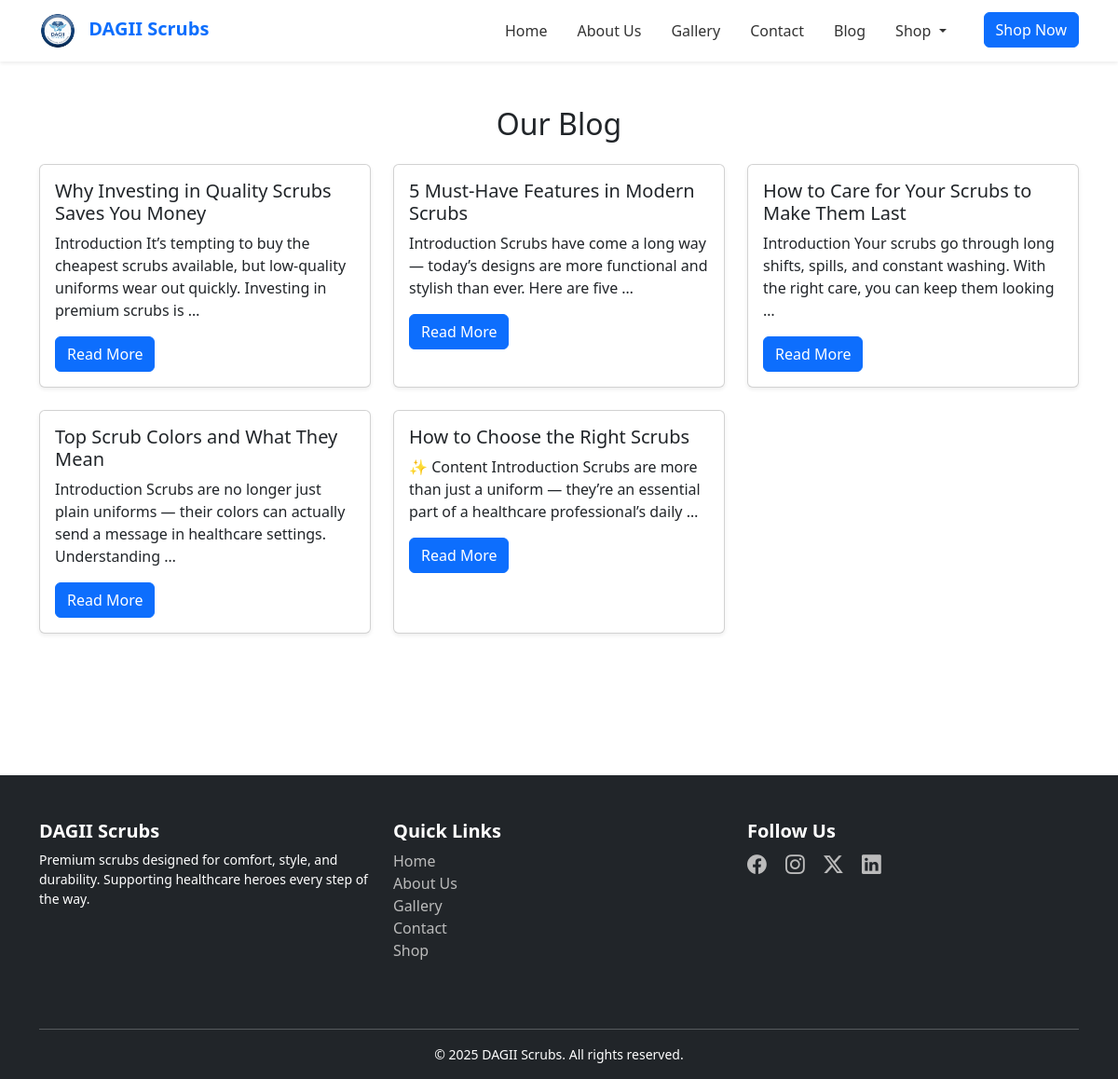
Screenshot of /blog/ with the database file from the repository.
### store/models.py (models this page shows, shortened)
class BlogPost(models.Model):
    title = models.CharField(max_length=200)
    slug = models.SlugField(unique=True, blank=True)
    content = models.TextField()
    image = models.ImageField(upload_to="blog/", blank=True, null=True)
    created_at = models.DateTimeField(auto_now_add=True)

### store/views.py (the view)
# urls.py: path("blog/", views.blog_list, name="blog_list"),
def blog_list(request):
    posts = BlogPost.objects.all().order_by("-created_at")
    return render(request, "blog_list.html", {"posts": posts})

### store/templates/blog_list.html (shortened to what this page needs)
{% extends "base.html" %}
{% load static %}
{% block content %}
<div class="container py-5">
  <h2 class="text-center mb-4">Our Blog</h2>
  <div class="row">
    {% for post in posts %}
      <div class="col-md-4 mb-4">
        <div class="card h-100 shadow-sm">
          <div class="card-body">
            <h5 class="card-title">{{ post.title }}</h5>
            <p class="card-text">{{ post.content|truncatewords:20 }}</p>
            <a href="{% url 'blog_detail' post.slug %}" class="btn btn-primary">Read More</a>
          </div>
        </div>
      </div>
    {% empty %}
      <p class="text-center">No blog posts yet.</p>
    {% endfor %}
  </div>
</div>
{% endblock %}

### store/static/css/style.css (style rules this page uses)
:root { --color-primary: #009688; --color-secondary: #1E293B; --color-accent: #00BCD4; --color-bg-light: #F9FAFB; --color-bg-dark: #111827; --color-text-dark: #374151; --color-text-light: #FFFFFF; --color-text-muted: #64748B; }
body { font-family: 'Roboto', 'Open Sans', 'Lato', sans-serif; margin: 0; padding: 0; background-color: var(--color-bg-light); color: var(--color-text-dark); line-height: 1.6; background-color: #ffffff; color: #1b242c; }
h1, h2, h3, h4, h5, h6 { font-weight: 700; color: var(--color-secondary); margin-bottom: 0.5em; }
a, button { color: var(--color-primary); text-decoration: none; transition: 0.3s ease; }
.btn { display: inline-block; background-color: var(--color-primary); color: var(--color-text-light); padding: 10px 20px; border-radius: 6px; font-weight: 500; border: none; cursor: pointer; }
section, .row, .text-center { margin-bottom: 2rem; }

### rows the page displays
BlogPost: title "Why Investing in Quality Scrubs Saves You Money", content "Introduction It’s tempting to buy the cheapest scrubs available, but low-quality uniforms wear out quickly. Investing in premium scrubs is …"
BlogPost: title "5 Must-Have Features in Modern Scrubs", content "Introduction Scrubs have come a long way — today’s designs are more functional and stylish than ever. Here are five …"
BlogPost: title "How to Care for Your Scrubs to Make Them Last", content "Introduction Your scrubs go through long shifts, spills, and constant washing. With the right care, you can keep them looking …"
BlogPost: title "Top Scrub Colors and What They Mean", content "Introduction Scrubs are no longer just plain uniforms — their colors can actually send a message in healthcare settings. Understanding …"
BlogPost: title "How to Choose the Right Scrubs", content "✨ Content Introduction Scrubs are more than just a uniform — they’re an essential part of a healthcare professional’s daily …"
